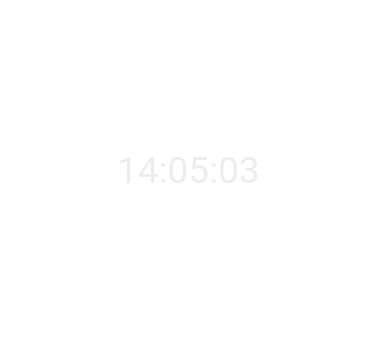
     <widget class="QGroupBox" name="groupBox_41">
      <property name="geometry">
       <rect>
        <x>30</x>
        <y>10</y>
        <width>391</width>
        <height>361</height>
       </rect>
      </property>
      <property name="styleSheet">
       <string notr="true">background-color: rgb(128, 128, 128);
background-color:rgb(99, 119, 163);
background-color:transparent;

border-radius:10%;</string>
      </property>
      <property name="title">
       <string/>
      </property>
      <widget class="QLabel" name="label_86">
       <property name="geometry">
        <rect>
         <x>-29</x>
         <y>-40</y>
         <width>251</width>
         <height>21</height>
        </rect>
       </property>
       <property name="font">
        <font>
         <family>Sans Serif</family>
         <pointsize>16</pointsize>
         <weight>75</weight>
         <italic>false</italic>
         <bold>true</bold>
        </font>
       </property>
       <property name="styleSheet">
        <string notr="true">background-color:transparent;
color:rgb(101, 179, 0)</string>
       </property>
       <property name="text">
        <string/>
       </property>
      </widget>
      <widget class="QWidget" name="layoutWidget_10">
       <property name="geometry">
        <rect>
         <x>70</x>
         <y>145</y>
         <width>241</width>
         <height>51</height>
        </rect>
       </property>
       <layout class="QGridLayout" name="gridLayout_4">
        <item row="0" column="2">
         <spacer name="horizontalSpacer_5">
          <property name="orientation">
           <enum>Qt::Horizontal</enum>
          </property>
          <property name="sizeHint" stdset="0">
           <size>
            <width>40</width>
            <height>20</height>
           </size>
          </property>
         </spacer>
        </item>
        <item row="0" column="3">
         <widget class="QLabel" name="label_5">
          <property name="styleSheet">
           <string notr="true">background-color:transparent;
</string>
          </property>
          <property name="text">
           <string/>
          </property>
         </widget>
        </item>
        <item row="0" column="1">
         <widget class="QLabel" name="ltime">
          <property name="font">
           <font>
            <family>Roboto</family>
            <pointsize>28</pointsize>
            <weight>50</weight>
            <italic>false</italic>
            <bold>false</bold>
           </font>
          </property>
          <property name="styleSheet">
           <string notr="true">background-color:transparent;
color:rgb(237, 237, 237)</string>
          </property>
          <property name="text">
           <string> 14:05:03</string>
          </property>
         </widget>
        </item>
        <item row="0" column="0">
         <spacer name="horizontalSpacer_28">
          <property name="orientation">
           <enum>Qt::Horizontal</enum>
          </property>
          <property name="sizeHint" stdset="0">
           <size>
            <width>40</width>
            <height>20</height>
           </size>
          </property>
         </spacer>
        </item>
       </layout>
      </widget>
      <widget class="QWidget" name="layoutWidget_5">
       <property name="geometry">
        <rect>
         <x>80</x>
         <y>200</y>
         <width>221</width>
         <height>40</height>
        </rect>
       </property>
       <layout class="QGridLayout" name="gridLayout_3">
        <item row="0" column="2">
         <spacer name="horizontalSpacer_3">
          <property name="orientation">
           <enum>Qt::Horizontal</enum>
          </property>
          <property name="sizeHint" stdset="0">
           <size>
            <width>40</width>
            <height>20</height>
           </size>
          </property>
         </spacer>
        </item>
        <item row="0" column="3">
         <widget class="QLabel" name="label_4">
          <property name="styleSheet">
           <string notr="true">background-color:transparent;
</string>
          </property>
          <property name="text">
           <string/>
          </property>
         </widget>
        </item>
        <item row="0" column="1">
         <widget class="QLabel" name="ldate">
          <property name="font">
           <font>
            <family>Roboto</family>
            <pointsize>22</pointsize>
            <weight>50</weight>
            <italic>false</italic>
            <bold>false</bold>
           </font>
          </property>
          <property name="styleSheet">
           <string notr="true">background-color:transparent;
color:rgb(255, 255, 255);</string>
          </property>
          <property name="text">
           <string> 7/09/17</string>
          </property>
         </widget>
        </item>
        <item row="0" column="0">
         <spacer name="horizontalSpacer_27">
          <property name="orientation">
           <enum>Qt::Horizontal</enum>
          </property>
          <property name="sizeHint" stdset="0">
           <size>
            <width>40</width>
            <height>20</height>
           </size>
          </property>
         </spacer>
        </item>
       </layout>
      </widget>
      <widget class="QGroupBox" name="groupBox_37">
       <property name="geometry">
        <rect>
         <x>-30</x>
         <y>400</y>
         <width>381</width>
         <height>301</height>
        </rect>
       </property>
       <property name="styleSheet">
        <string notr="true">background-color: rgb(128, 128, 128);
background-color:rgb(99, 119, 163);
background-color:transparent;


border-radius:10%;</string>
       </property>
       <property name="title">
        <string/>
       </property>
       <widget class="QLabel" name="label_84">
        <property name="geometry">
         <rect>
          <x>-29</x>
          <y>-40</y>
          <width>251</width>
          <height>21</height>
         </rect>
        </property>
        <property name="font">
         <font>
          <family>Sans Serif</family>
          <pointsize>16</pointsize>
          <weight>75</weight>
          <italic>false</italic>
          <bold>true</bold>
         </font>
        </property>
        <property name="styleSheet">
         <string notr="true">background-color:transparent;
color:rgb(101, 179, 0)</string>
        </property>
        <property name="text">
         <string/>
        </property>
       </widget>
      </widget>
      <widget class="QGroupBox" name="groupBox_42">
       <property name="geometry">
        <rect>
         <x>0</x>
         <y>400</y>
         <width>301</width>
         <height>311</height>
        </rect>
       </property>
       <property name="styleSheet">
        <string notr="true">background-color: rgb(128, 128, 128);
background-color:rgb(99, 119, 163);
background-color:transparent;

border-radius:10%;</string>
       </property>
       <property name="title">
        <string/>
       </property>
       <widget class="QLabel" name="label_87">
        <property name="geometry">
         <rect>
          <x>-29</x>
          <y>-40</y>
          <width>251</width>
          <height>21</height>
         </rect>
        </property>
        <property name="font">
         <font>
          <family>Sans Serif</family>
          <pointsize>16</pointsize>
          <weight>75</weight>
          <italic>false</italic>
          <bold>true</bold>
         </font>
        </property>
        <property name="styleSheet">
         <string notr="true">background-color:transparent;
color:rgb(101, 179, 0)</string>
        </property>
        <property name="text">
         <string/>
        </property>
       </widget>
       <widget class="QWidget" name="layoutWidget_21">
        <property name="geometry">
         <rect>
          <x>-40</x>
          <y>160</y>
          <width>351</width>
          <height>86</height>
         </rect>
        </property>
        <layout class="QGridLayout" name="gridLayout_7">
         <item row="0" column="2">
          <spacer name="horizontalSpacer_9">
           <property name="orientation">
            <enum>Qt::Horizontal</enum>
           </property>
           <property name="sizeHint" stdset="0">
            <size>
             <width>40</width>
             <height>20</height>
            </size>
           </property>
          </spacer>
         </item>
         <item row="0" column="3">
          <widget class="QLabel" name="label_8">
           <property name="styleSheet">
            <string notr="true">background-color:transparent;
</string>
           </property>
           <property name="text">
            <string/>
           </property>
          </widget>
         </item>
         <item row="0" column="1">
          <widget class="QLabel" name="ltime_2">
           <property name="font">
            <font>
             <family>Roboto</family>
             <pointsize>48</pointsize>
             <weight>50</weight>
             <italic>false</italic>
             <bold>false</bold>
            </font>
           </property>
           <property name="styleSheet">
            <string notr="true">background-color:transparent;
color:rgb(237, 237, 237)</string>
           </property>
           <property name="text">
            <string> 14:05:03</string>
           </property>
          </widget>
         </item>
         <item row="0" column="0">
          <spacer name="horizontalSpacer_37">
           <property name="orientation">
            <enum>Qt::Horizontal</enum>
           </property>
           <property name="sizeHint" stdset="0">
            <size>
             <width>40</width>
             <height>20</height>
            </size>
           </property>
          </spacer>
         </item>
        </layout>
       </widget>
       <widget class="QWidget" name="layoutWidget_6">
        <property name="geometry">
         <rect>
          <x>-30</x>
          <y>260</y>
          <width>351</width>
          <height>40</height>
         </rect>
        </property>
        <layout class="QGridLayout" name="gridLayout_8">
         <item row="0" column="2">
          <spacer name="horizontalSpacer_11">
           <property name="orientation">
            <enum>Qt::Horizontal</enum>
           </property>
           <property name="sizeHint" stdset="0">
            <size>
             <width>40</width>
             <height>20</height>
            </size>
           </property>
          </spacer>
         </item>
         <item row="0" column="3">
          <widget class="QLabel" name="label_9">
           <property name="styleSheet">
            <string notr="true">background-color:transparent;
</string>
           </property>
           <property name="text">
            <string/>
           </property>
          </widget>
         </item>
         <item row="0" column="1">
          <widget class="QLabel" name="ldate_2">
           <property name="font">
            <font>
             <family>Roboto</family>
             <pointsize>22</pointsize>
             <weight>50</weight>
             <italic>false</italic>
             <bold>false</bold>
            </font>
           </property>
           <property name="styleSheet">
            <string notr="true">background-color:transparent;
color:rgb(255, 255, 255);</string>
           </property>
           <property name="text">
            <string> 7/09/17</string>
           </property>
          </widget>
         </item>
         <item row="0" column="0">
          <spacer name="horizontalSpacer_41">
           <property name="orientation">
            <enum>Qt::Horizontal</enum>
           </property>
           <property name="sizeHint" stdset="0">
            <size>
             <width>40</width>
             <height>20</height>
            </size>
           </property>
          </spacer>
         </item>
        </layout>
       </widget>
       <widget class="QWidget" name="layoutWidget_7">
        <property name="geometry">
         <rect>
          <x>-30</x>
          <y>50</y>
          <width>351</width>
          <height>48</height>
         </rect>
        </property>
        <layout class="QGridLayout" name="gridLayout_9">
         <item row="0" column="3">
          <widget class="QLabel" name="label_14">
           <property name="styleSheet">
            <string notr="true">background-color:transparent;
</string>
           </property>
           <property name="text">
            <string/>
           </property>
          </widget>
         </item>
         <item row="0" column="1">
          <widget class="QLabel" name="nomPlaza_3">
           <property name="font">
            <font>
             <family>Sans</family>
             <pointsize>22</pointsize>
             <weight>50</weight>
             <bold>false</bold>
            </font>
           </property>
           <property name="styleSheet">
            <string notr="true">background-color:transparent;
color:rgb(39, 89, 133);
</string>
           </property>
           <property name="text">
            <string> MACROPLAZA</string>
           </property>
          </widget>
         </item>
         <item row="0" column="2">
          <spacer name="horizontalSpacer_16">
           <property name="orientation">
            <enum>Qt::Horizontal</enum>
           </property>
           <property name="sizeHint" stdset="0">
            <size>
             <width>40</width>
             <height>20</height>
            </size>
           </property>
          </spacer>
         </item>
         <item row="0" column="0">
          <spacer name="horizontalSpacer_17">
           <property name="orientation">
            <enum>Qt::Horizontal</enum>
           </property>
           <property name="sizeHint" stdset="0">
            <size>
             <width>40</width>
             <height>20</height>
            </size>
           </property>
          </spacer>
         </item>
        </layout>
       </widget>
       <widget class="QWidget" name="layoutWidget_22">
        <property name="geometry">
         <rect>
          <x>-20</x>
          <y>110</y>
          <width>341</width>
          <height>31</height>
         </rect>
        </property>
        <layout class="QGridLayout" name="gridLayout_11">
         <item row="0" column="1">
          <widget class="QLabel" name="nomLoc_3">
           <property name="font">
            <font>
             <family>Sans</family>
             <pointsize>13</pointsize>
             <weight>50</weight>
             <bold>false</bold>
            </font>
           </property>
           <property name="styleSheet">
            <string notr="true">background-color:transparent;
color:rgb(39, 89, 133);</string>
           </property>
           <property name="text">
            <string>HEROES TECAMAC</string>
           </property>
          </widget>
         </item>
         <item row="0" column="3">
          <widget class="QLabel" name="label_18">
           <property name="styleSheet">
            <string notr="true">background-color:transparent;
</string>
           </property>
           <property name="text">
            <string/>
           </property>
          </widget>
         </item>
         <item row="0" column="2">
          <spacer name="horizontalSpacer_18">
           <property name="orientation">
            <enum>Qt::Horizontal</enum>
           </property>
           <property name="sizeHint" stdset="0">
            <size>
             <width>40</width>
             <height>20</height>
            </size>
           </property>
          </spacer>
         </item>
         <item row="0" column="0">
          <spacer name="horizontalSpacer_21">
           <property name="orientation">
            <enum>Qt::Horizontal</enum>
           </property>
           <property name="sizeHint" stdset="0">
            <size>
             <width>40</width>
             <height>20</height>
            </size>
           </property>
          </spacer>
         </item>
        </layout>
       </widget>
       <widget class="QGroupBox" name="groupBox_40">
        <property name="geometry">
         <rect>
          <x>-30</x>
          <y>380</y>
          <width>381</width>
          <height>321</height>
         </rect>
        </property>
        <property name="styleSheet">
         <string notr="true">background-color: rgb(128, 128, 128);
background-color:rgb(99, 119, 163);
background-color:transparent;


border-radius:10%;</string>
        </property>
        <property name="title">
         <string/>
        </property>
        <widget class="QLabel" name="label_85">
         <property name="geometry">
          <rect>
           <x>-29</x>
           <y>-40</y>
           <width>251</width>
           <height>21</height>
          </rect>
         </property>
         <property name="font">
          <font>
           <family>Sans Serif</family>
           <pointsize>16</pointsize>
           <weight>75</weight>
           <italic>false</italic>
           <bold>true</bold>
          </font>
         </property>
         <property name="styleSheet">
          <string notr="true">background-color:transparent;
color:rgb(101, 179, 0)</string>
         </property>
         <property name="text">
          <string/>
         </property>
        </widget>
       </widget>
      </widget>
      <widget class="QWidget" name="layoutWidget_3">
       <property name="geometry">
        <rect>
         <x>10</x>
         <y>55</y>
         <width>351</width>
         <height>48</height>
        </rect>
       </property>
       <layout class="QGridLayout" name="gridLayout_2">
        <item row="0" column="0">
         <spacer name="horizontalSpacer_12">
          <property name="orientation">
           <enum>Qt::Horizontal</enum>
          </property>
          <property name="sizeHint" stdset="0">
           <size>
            <width>40</width>
            <height>20</height>
           </size>
          </property>
         </spacer>
        </item>
        <item row="0" column="2">
         <widget class="QLabel" name="label_3">
          <property name="text">
           <string/>
          </property>
         </widget>
        </item>
        <item row="0" column="1">
         <spacer name="horizontalSpacer_4">
          <property name="orientation">
           <enum>Qt::Horizontal</enum>
          </property>
          <property name="sizeHint" stdset="0">
           <size>
            <width>40</width>
            <height>20</height>
           </size>
          </property>
         </spacer>
        </item>
       </layout>
      </widget>
      <widget class="QWidget" name="layoutWidget_2">
       <property name="geometry">
        <rect>
         <x>10</x>
         <y>105</y>
         <width>341</width>
         <height>31</height>
        </rect>
       </property>
       <layout class="QGridLayout" name="gridLayout">
        <item row="0" column="0">
         <spacer name="horizontalSpacer_13">
          <property name="orientation">
           <enum>Qt::Horizontal</enum>
          </property>
          <property name="sizeHint" stdset="0">
           <size>
            <width>40</width>
            <height>20</height>
           </size>
          </property>
         </spacer>
        </item>
        <item row="0" column="2">
         <widget class="QLabel" name="label_2">
          <property name="text">
           <string/>
          </property>
         </widget>
        </item>
        <item row="0" column="1">
         <spacer name="horizontalSpacer_2">
          <property name="orientation">
           <enum>Qt::Horizontal</enum>
          </property>
          <property name="sizeHint" stdset="0">
           <size>
            <width>40</width>
            <height>20</height>
           </size>
          </property>
         </spacer>
        </item>
       </layout>
      </widget>
     </widget>
